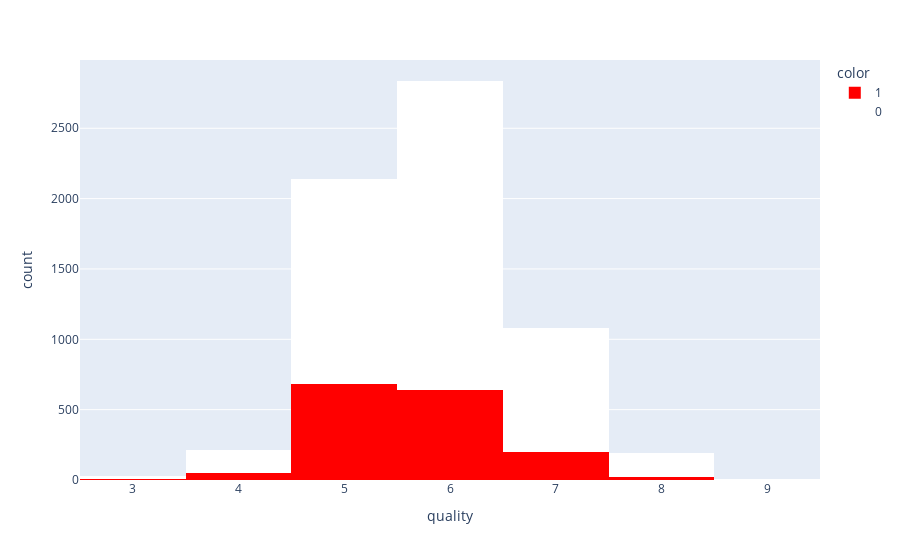

Notebook code for this chart:
### Markdown cell above
## <a id='toc2_2_'></a>[Red / White 와인별로 Quality 분포](#toc0_)

### Code cell
fig = px.histogram(
    wine, 
    x='quality',
    color='color',
    color_discrete_map= {
        1: 'red',
        0: 'white'
    }
)
fig.show()

### Figure 1 — Plotly figure (JSON) as saved in the notebook; plotly's stock layout.template omitted (floating-point values rounded to 4 significant figures; data arrays with more than 128 entries replaced by an {"elided": "..."} marker saying what was removed)
{"data": [{"alignmentgroup": "True", "bingroup": "x", "hovertemplate": "color=1<br>quality=%{x}<br>count=%{y}<extra></extra>", "legendgroup": "1", "marker": {"color": "red", "pattern": {"shape": ""}}, "name": "1", "offsetgroup": "1", "orientation": "v", "showlegend": true, "type": "histogram", "x": {"elided": "1599 int values"}, "xaxis": "x", "yaxis": "y"}, {"alignmentgroup": "True", "bingroup": "x", "hovertemplate": "color=0<br>quality=%{x}<br>count=%{y}<extra></extra>", "legendgroup": "0", "marker": {"color": "white", "pattern": {"shape": ""}}, "name": "0", "offsetgroup": "0", "orientation": "v", "showlegend": true, "type": "histogram", "x": {"elided": "4898 int values"}, "xaxis": "x", "yaxis": "y"}], "layout": {"barmode": "relative", "legend": {"title": {"text": "color"}, "tracegroupgap": 0}, "margin": {"t": 60}, "xaxis": {"anchor": "y", "domain": [0, 1], "title": {"text": "quality"}}, "yaxis": {"anchor": "x", "domain": [0, 1], "title": {"text": "count"}}}}
